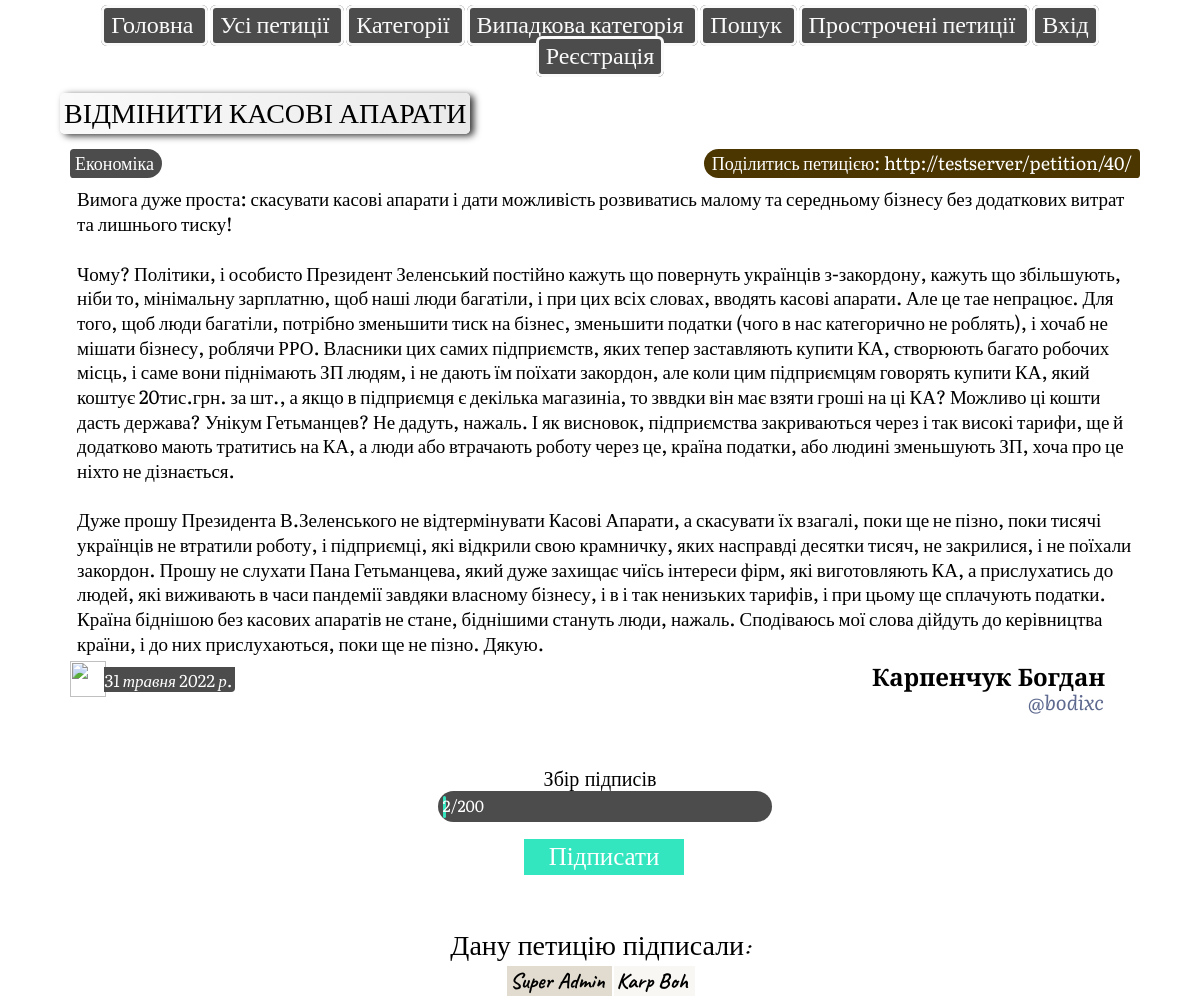
/petition/40/, run on the app's committed database.
### petition_service/models.py (models this page shows, shortened)
class Petition(models.Model):
    category = models.ForeignKey(Category, verbose_name="Категорія", on_delete=models.SET_NULL, null=True)
    author = models.ForeignKey(User, verbose_name="Автор", on_delete=models.CASCADE)
    title = models.CharField("Назва", max_length=100)
    text = models.TextField("Зміст")
    creation_date = models.DateField("Дата створення", default=timezone.now().date())
    status = models.ForeignKey(Status, verbose_name="Статус", on_delete=models.SET_NULL, null=True)
    deleted = models.BooleanField('Видалена', default=False)
    overdue = models.BooleanField('Прострочена', default=False)
    class Meta:
        verbose_name = "Петиція"
        verbose_name_plural = "Петиції"

class Category(models.Model):
    name = models.CharField("Категорія", max_length=100)
    url = models.SlugField(max_length=100, unique=True)
    def __str__(self):
        return self.name
    class Meta:
        verbose_name = "Категорія"
        verbose_name_plural = "Категорії"

class Status(models.Model):
    value = models.CharField("Значення", max_length=100)
    def __str__(self):
        return self.value
    class Meta:
        verbose_name = "Статус"
        verbose_name_plural = "Статуси"

### petition_service/views.py (the view)
# urls.py: path('petition/<int:id>/', views.PetitionDetail, name='petition_detail'),
def PetitionDetail(request, id):
    categories = Category.objects.all()
    petition = Petition.objects.get(id=id)
    if petition.creation_date < (timezone.now().date() - timezone.timedelta(days=14)) and petition.status.value == 'Збір підписів':
        status_id = Status.objects.get(value='Збір прострочено').id
        petition.status_id = status_id
        petition.overdue = True
        petition.save()
    signers = Signature.objects.filter(petition_id=id)
    already_sign = Signature.objects.filter(petition_id=petition.id, signer__username=request.user.username)
    already = 'true'
    if already_sign.count() != 0:
        already = 'false'
    delete = 'false'
    if petition.author == request.user:
        delete = 'true'
    return render(request, 'petitions/petition_detail.html', {'categories': categories, 'petition': petition,
                                                              'signers': signers, 'already': already, 'delete': delete})

### templates/petitions/petition_detail.html (shortened to what this page needs)
{% extends 'base.html' %}
{% load static %}
{% block content %}
    <link rel="stylesheet" type="text/css" href="{% static 'styles/style_detail.css'%}">
    <br>
<div class = "Title">{{ petition.title }}</div>
    <div>
        <span class = "Category"><a href="../../category/{{ petition.category.url }}/">{{ petition.category}}</a></span>
        <span class = "Url">Поділитись петицією: <a class="link">{{ petition.url }}</a></span>
    </div>
    <div class = "Text">{{ petition.text }}</div>
    <div class = "Credentionals">
    <img src="{% static 'images/cal.png'%}">
    <span class = "CreationDate">{{ petition.creation_date }}</span>
        <span class = "Author">{{petition.author.last_name}} {{petition.author.first_name}}</span>
        <div class="form">
        <form method="post" action="{% url 'search' %}">
            <button class="user" type="submit">@{{ petition.author }}</button>
         </form>
        </div>
    </div>
    <br/>
	<div class = "Status">{{ petition.status }}</div>
    <div class="progress">
        <div class="progress-value"></div>
    </div>
    <div class="Sign {{already}}"><a href="sign/">Підписати</a></div>
    <p class="thead">Дану петицію підписали:</p>
	<div class="Signers">
	</div>
{% endblock %}

### static/styles/style_detail.css (style rules this page uses)
body { font-family: 'Literata', serif; margin-top: 10px; line-height: 1.3; white-space: initial; margin-left: 5%; margin-right: 5%; }
.Title { font-size: 28px; border-radius: 5px; display: inline-block; text-align: center; margin-left: auto; margin-right: auto; padding: 4px; padding-top: 0px; box-shadow: 4px 2px 7px #3a3a3a; background: linear-gradient(to left, #eaeaea, #fafafa); }
.Category { font-size: 18px; margin-top: 15px; margin-left: 10px; padding-top: 2.5px; padding-bottom: 3.5px; padding-left: 5px; padding-right: 8px; background-color: #4C4C4C; border-bottom-right-radius: 20px; border-top-right-radius: 20px; border-bottom-left-radius: 5px; border-top-left-radius: 5px; display: inline-table; }
.Category a { color: white; text-decoration: none; }
.Url { color: white; float: right; font-size: 18px; margin-top: 15px; margin-left: 10px; padding-top: 2.5px; padding-bottom: 3.5px; padding-left: 8px; padding-right: 8px; background-color: #4B3600; border-bottom-left-radius: 20px; border-top-left-radius: 20px; border-bottom-right-radius: 5px; border-top-right-radius: 5px; display: inline-table; }
.Url a { color: white; text-decoration: none; }
.Text { font-size: 19px; text-align: justify-all; margin-top: 6px; margin-left: 10px; padding: 5px; padding-left: 7px; padding-right: 7px; padding-top: 2.5px; word-wrap: break-word; white-space: pre-wrap; }
.Credentionals { margin-left: 10px; margin-bottom: 20px; }
.Credentionals img { width: 36px; height: 36px; position: relative; }
.CreationDate { color: white; font-size: 17px; font-style: italic; vertical-align: text-bottom; position: relative; top:-10px; left: -5px; background-color: #4C4C4C; padding-right: 3px; border-top-right-radius-radius: 40px; border-bottom-right-radius: 4px; }
.Author { font-family: 'Cormorant Infant'; font-weight: bold; font-size: 24px; float: right; margin-right: 30px; padding-right: 5px; }
.Status { font-size: 20px; font-family: 'Pacifico'; text-align: center; color: black; }
.progress { display: flex; background: #4C4C4C; justify-content: flex-start; border-radius: 100px; align-items: center; display: inline-block; padding: 0.5px; padding-left: 4.5px; padding-right: 5.5px; height: 30px; width: 30%; margin-left: 35%; }
.progress-value { animation: load 3s normal forwards; box-shadow: 0 10px 40px -10px #000; border-radius: 100px; background: #34E6C0; position: relative; top: -12px; height: 22px; width: 0; text-align: center; color: white; }
.form { visibility: hidden; text-align: right; margin-right: 30px; }
.user { visibility: visible; color: #5E698F; float: right; text-decoration: none; vertical-align: top; position: relative; top: -17px; background-color: transparent; border: none; font-family: 'Literata', serif; font-size: 20px; font-style: italic; }
.Sign { background-color: #34E6C0; font-size: 25px; font-weight: normal; text-align: center; display: inline-block; width: 14%; margin-left: 43%; margin-top: 10px; padding: 4px; padding-top: 0; #border: 2px outset black; #border-radius: 8px; }
.Sign a { text-decoration: none; color: white; }
.true { visibility: visible; }
.thead { text-align: center; vertical-align: bottom; height: 10px; font-family: 'Caveat'; font-size: 28px; margin-top: 6px; }

### data on the page
Petition: title "ВІДМІНИТИ КАСОВІ АПАРАТИ", category "Економіка", text "Вимога дуже проста: скасувати касові апарати і дати можливість розвиватись малому та середньому бізнесу без додаткових витрат та лишнього тиску! Чому? Політики, і особисто Президент Зеленський постійно кажуть що повернуть українців з-закордону, кажуть що збільшують, ніби то, мінімальну зарплатню, щоб наші люди багатіли, і при цих всіх словах, вводять касові апарати. Але це тае непрацює. Для того, щоб люди багатіли, потрібно зменьшити тиск на бізнес, зменьшити податки (чого в нас категорично не роблять), і хочаб не мішати бізнесу, роблячи РРО. Власники цих самих підприємств, яких тепер заставляють купити КА, створюють багато робочих місць, і саме вони піднімають ЗП людям, і не дають їм…", creation_date "31 травня 2022 р.", author.last_name "Карпенчук", author.first_name "Богдан", author "bodixc", status "Збір підписів"
